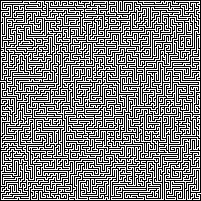
#> input picture examples/big_maze.png, 201 x 201 px
$ python maze_solver.py examples/big_maze.png out.png
#> lines starting #> are read from the running program, lines starting #| are printed output that depends on the picture
#> further down, im is the input picture: PIL image 201x201 P; 49.5% white in thin lines or dots
from PIL import Image, ImageDraw
from math import inf
from sys import argv

SOURCE = 1
DEST = 2

class Node:
    def __init__(self, pos, tile_type=None):
        self.parent = self.left = self.right = self.down = self.up = None
        self.left_dist = self.right_dist = self.down_dist = self.up_dist = inf
        self.type = tile_type
        self.dist = 0 if tile_type == SOURCE else inf
        self.visited = False
        self.pos = pos

def nearest_node(nodes):
    """Returns the unvisited node with the least distance"""
    result = None
    least_dist = inf

    for node in nodes:
        if not node.visited and node.dist < least_dist:
            result = node
            least_dist = node.dist

    return result


def get_nodes(image):
    """Returns a list nodes in an image. Image must use black for walls and white for paths, and
       the image must be bordered by black. Corridors must be 1-pixel wide."""

    # Retrieve pixels and convert to a 1 bit image (black = false, white = true).
    pixels = list(image.convert('L').getdata())
#> pixels = 40401 items
    pixels = [list(map(lambda p: p > 127, pixels[i * image.width:(i + 1) * image.width])) for i in range(image.height)]
#> pixels = 201 items

    nodes = []
    found_source = False

    # Begin forming nodes
    for y in range(image.height):
        for x in range(image.width):
            if pixels[y][x]:    # If vertically/horizontally 3 tiles there's only 1 wall -> you know to place a node.
                borders = x in (0, image.width - 1) or y in (0, image.height - 1)
                if x > 0 and x + 1 < image.width and (pixels[y][x - 1] != False) ^ (pixels[y][x + 1] != False) or \
                   y > 0 and y + 1 < image.height and (pixels[y - 1][x] != False) ^ (pixels[y + 1][x] != False) or \
                   borders:

                    # Create node and init to either source, dest, or path
                    if borders:
                        pixels[y][x] = Node((x,y), SOURCE if not found_source else DEST)
                        found_source = True
                    else:
                        pixels[y][x] = Node((x,y))
                    nodes.append(pixels[y][x])

                    # Go left to form relations
                    for i in range(x - 1, -1, -1):
                        if isinstance(pixels[y][i], Node):
                            pixels[y][i].right = pixels[y][x]
                            pixels[y][x].left = pixels[y][i]
                            pixels[y][i].right_dist = pixels[y][x].left_dist = x - i
                            break
                        elif not pixels[y][i]:
                            break

                    # Go up to form relations
                    for i in range(y - 1, -1, -1):
                        if isinstance(pixels[i][x], Node):
                            pixels[i][x].down = pixels[y][x]
                            pixels[y][x].up = pixels[i][x]
                            pixels[i][x].down_dist = pixels[y][x].up_dist = y - i
                            break
                        elif not pixels[i][x]:
                            break

    return nodes


def solve(image):
    return dijkstra(get_nodes(image))


def dijkstra(nodes):
    """Finds the least expensive path to a destination node.
       Returns a reverse chained list of nodes beginning with the destination node."""

    node = nearest_node(nodes)
    while node and node.type != DEST:

        # Update neighboring distances & set as parent
        if node.up and node.up_dist + node.dist < node.up.dist:
            node.up.dist = node.up_dist + node.dist
            node.up.parent = node

        if node.down and node.down_dist + node.dist < node.down.dist:
            node.down.dist = node.down_dist + node.dist
            node.down.parent = node

        if node.left and node.left_dist + node.dist < node.left.dist:
            node.left.dist = node.left_dist + node.dist
            node.left.parent = node

        if node.right and node.right_dist + node.dist < node.right.dist:
            node.right.dist = node.right_dist + node.dist
            node.right.parent = node

        # Mark as visited and proceed to the next nearest node to the source
        node.visited = True
        node = nearest_node(nodes)

    return node


def draw_route(image):
    """Draws a route to solve a maze. Returns the modified image."""

    image = image.convert("RGB")
    dest = solve(image)
    draw = ImageDraw.Draw(image)

    while dest and dest.parent:
        draw.line(dest.pos + dest.parent.pos, fill=(0, 255, 0))
        dest = dest.parent

    return image


if __name__ == "__main__":

    if len(argv) <= 1:
        exit()

    im = Image.open(argv[1])
    if '-w' in argv or '--write' in argv:
        draw_route(im).save(argv[2] if len(argv) > 2 and argv[2][0] != '-' else "result." + argv[1].split('.')[1])
    else:
        draw_route(im).show()
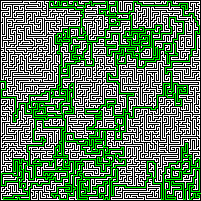
#> shown: PIL image 201x201 RGB; mean R, G, B 91.6, 126.2, 91.6
